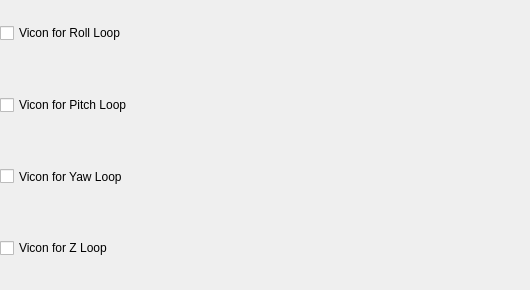
   <widget class="QWidget" name="tab_2">
    <property name="sizePolicy">
     <sizepolicy hsizetype="Minimum" vsizetype="Minimum">
      <horstretch>0</horstretch>
      <verstretch>0</verstretch>
     </sizepolicy>
    </property>
    <attribute name="title">
     <string>State Configuration</string>
    </attribute>
    <widget class="QWidget" name="layoutWidget_2">
     <property name="geometry">
      <rect>
       <x>0</x>
       <y>0</y>
       <width>521</width>
       <height>281</height>
      </rect>
     </property>
     <layout class="QGridLayout" name="gridLayout_3">
      <property name="bottomMargin">
       <number>0</number>
      </property>
      <item row="0" column="0">
       <widget class="QCheckBox" name="rollAngleViconChkbox">
        <property name="sizePolicy">
         <sizepolicy hsizetype="Minimum" vsizetype="Minimum">
          <horstretch>0</horstretch>
          <verstretch>0</verstretch>
         </sizepolicy>
        </property>
        <property name="maximumSize">
         <size>
          <width>16777215</width>
          <height>16777215</height>
         </size>
        </property>
        <property name="text">
         <string>Vicon for Roll Loop</string>
        </property>
       </widget>
      </item>
      <item row="1" column="0">
       <widget class="QCheckBox" name="pitchAngleViconChkbox">
        <property name="sizePolicy">
         <sizepolicy hsizetype="Minimum" vsizetype="Minimum">
          <horstretch>0</horstretch>
          <verstretch>0</verstretch>
         </sizepolicy>
        </property>
        <property name="maximumSize">
         <size>
          <width>16777215</width>
          <height>16777215</height>
         </size>
        </property>
        <property name="text">
         <string>Vicon for Pitch Loop</string>
        </property>
       </widget>
      </item>
      <item row="2" column="0">
       <widget class="QCheckBox" name="yawAngleViconChkbox">
        <property name="sizePolicy">
         <sizepolicy hsizetype="Minimum" vsizetype="Minimum">
          <horstretch>0</horstretch>
          <verstretch>0</verstretch>
         </sizepolicy>
        </property>
        <property name="maximumSize">
         <size>
          <width>16777215</width>
          <height>16777215</height>
         </size>
        </property>
        <property name="text">
         <string>Vicon for Yaw Loop</string>
        </property>
       </widget>
      </item>
      <item row="3" column="0">
       <widget class="QCheckBox" name="zViconChkbox">
        <property name="sizePolicy">
         <sizepolicy hsizetype="Minimum" vsizetype="Minimum">
          <horstretch>0</horstretch>
          <verstretch>0</verstretch>
         </sizepolicy>
        </property>
        <property name="maximumSize">
         <size>
          <width>16777215</width>
          <height>16777215</height>
         </size>
        </property>
        <property name="text">
         <string>Vicon for Z Loop</string>
        </property>
       </widget>
      </item>
     </layout>
    </widget>
   </widget>
